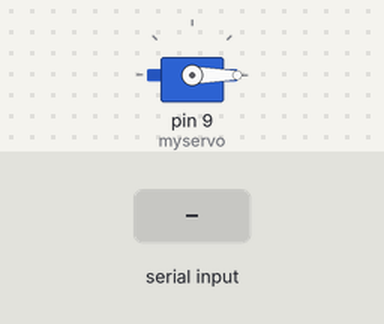
Bench run of a sketch on a simulated Arduino Uno, built with avr-gcc and run on an emulated ATmega328P. Shown: servo. The test bench sets the inputs (shaded band). What the sketch prints to the serial monitor is not drawn.

Above: at 1.2 s.
1.3 s: "w" received over Serial
At 1.76 s:
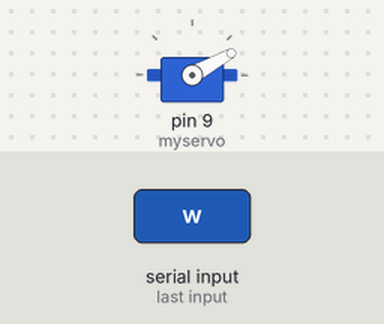
At 2.37 s:
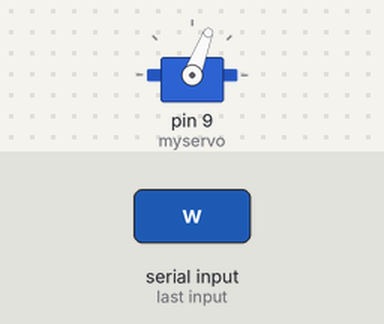
4.3 s: "1" received over Serial
Timing chart, 0 to 7.3 s (numbered marks = the images above; inputs shaded):
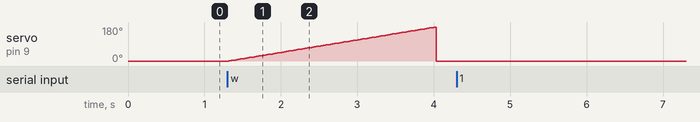

Measured:
- after the input at 1.3 s, servo on pin 9 (myservo): rises from 0° to 179° in 2.7 s, then falls to 0° in 0.03 s
- after the input at 4.3 s, every drawn part: stays the same

The sketch:

servocontrol.ino
```cpp
#include <Servo.h>

Servo myservo;
//int pin = 10;
char value;
int pos = 0;

void setup() {
  // put your setup code here, to run once:
  Serial.begin(9600);
  myservo.attach(9);
}

void loop() {
  // put your main code here, to run repeatedly:
  myservo.write(0);

  value=Serial.read();
  Serial.print(value);

  if (value == 'w') {
    for (pos = 0; pos <= 180; pos += 1) {       // goes from 0 degrees to 180 degrees
      myservo.write(pos);                          // tell servo to go to position in variable 'pos'
      delay(15);                                   // waits 30ms for the servo to reach the position
    }
  }
}
```
